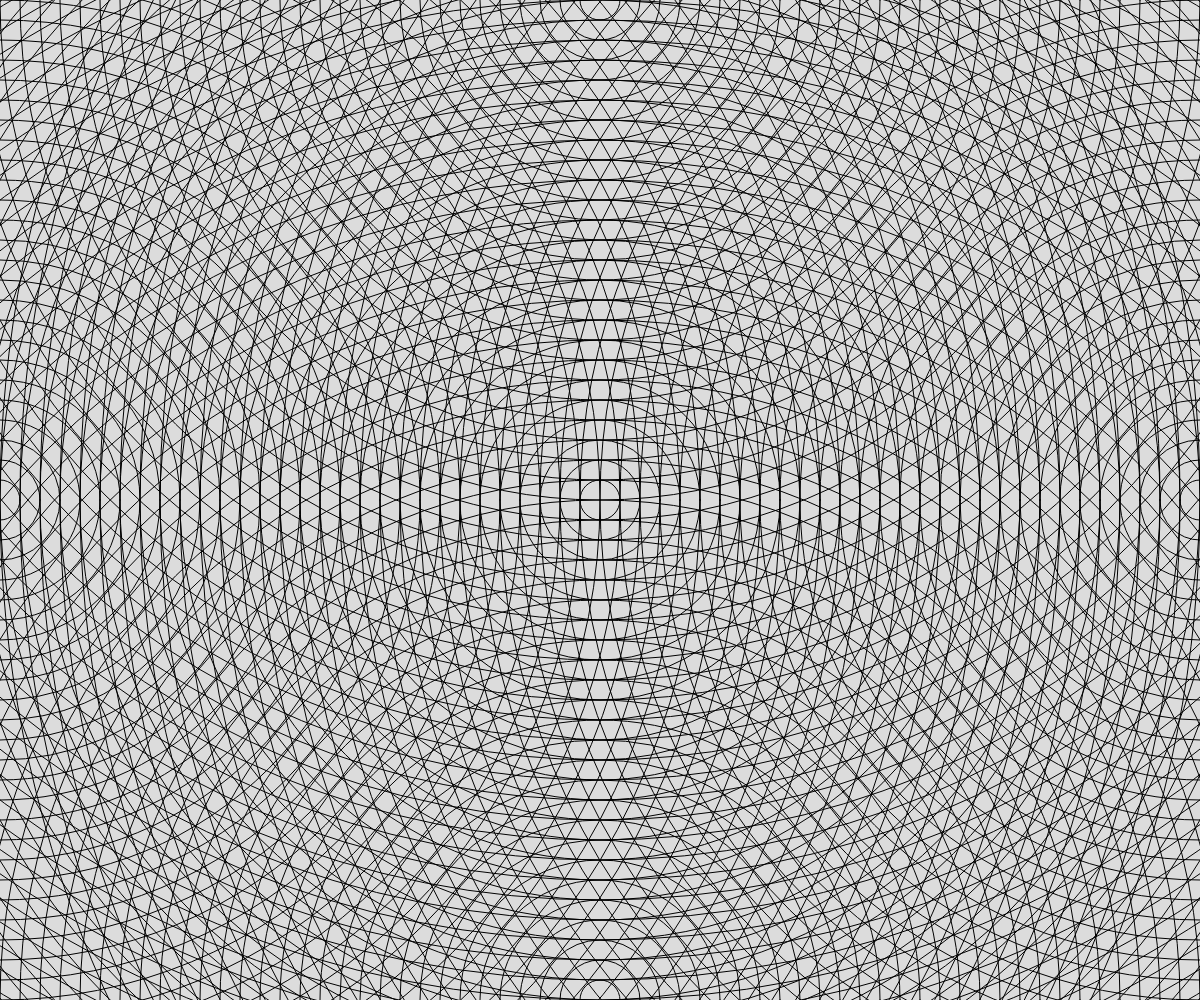
Frame 1 (no input)
Frame 60 (no input): identical to frame 1, image omitted
Frame 120 (the mouse pressed at the canvas centre since frame 60): identical to frame 1, image omitted

The p5.js sketch that drew this single still picture (run headless with seeded random() and noise() and a simulated clock; from frame 60 on, the mouse is pressed at the canvas centre):

// p5.js sketch
// ── sketch.js
const s = 20;

function setup() 
{
    createCanvas(windowWidth, windowHeight);
}

function draw() 
{
    background(220);
    fill(255, 0);
    for (let i = 2 * width; i >= 2 * s; i -= (2 * s)) {
        circle(width / 2, 0, i);
        circle(width, height / 2, i);
        circle(width / 2, height, i);
        circle(0, height / 2, i);
        circle(width / 2, height / 2, i);
    }
}
